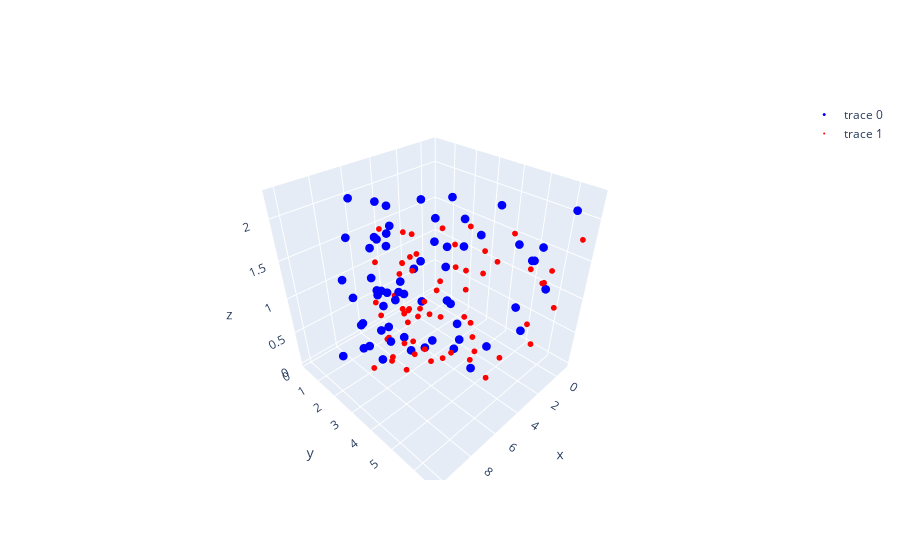

Notebook code cell kept with this figure:
### Code cell
index = 22

trajectory = data.get_trajectory_data()

image_points_0 = data.get_measurements_data_points(index)
pose_0 = v2T(np.array([trajectory[index][1], 0, trajectory[index][0], 0, trajectory[index][2], 0]))

image_points_1 = data.get_measurements_data_points(index+1)
pose_1 = v2T(np.array([trajectory[index+1][1], 0, trajectory[index+1][0], 0, trajectory[index+1][2], 0]))

print(f'Pose 0:\n{np.round(pose_0, 2)}')
print(f'Pose 1:\n{np.round(pose_1, 2)}')

matches = data_association_on_appearance(image_points_0, image_points_1)
image_points_0 = np.array(matches['points_1'])
image_points_1 = np.array(matches['points_2'])

fig, ax = plt.subplots()
ax.imshow(np.ones((480, 640, 3)))
ax.scatter([point[0] for point in image_points_0], [point[1] for point in image_points_0], color='green', marker='o')
ax.scatter([point[0] for point in image_points_1], [point[1] for point in image_points_1], color='red', marker='o')

for i in range(len(image_points_0)):
    x = [image_points_0[i][0], image_points_1[i][0]]
    y = [image_points_0[i][1], image_points_1[i][1]]
    ax.plot(x, y, color='blue')
plt.grid()
plt.show()

points_3D, points_3D_ = triangulate_points(image_points_0, image_points_1, pose_0, pose_1)
triangulated_points = {'position':points_3D, 'appearance':matches['appearance']}
triangulated_points_ = {'position':points_3D_, 'appearance':matches['appearance']}

gt_world_data = data.get_world_data()
matches = data_association_on_appearance(triangulated_points, gt_world_data)
triangulated_points = matches['points_1']
gt_world_points = matches['points_2']

matches_ = data_association_on_appearance(triangulated_points_, gt_world_data)
triangulated_points_ = matches_['points_1']


triangulated_points_hom = [np.append(point, 1) for point in triangulated_points]
triangulated_points_world = camera.get_camera_transform() @ np.array(triangulated_points_hom).T
triangulated_points_world = triangulated_points_world.T

triangulated_points_hom_ = [np.append(point, 1) for point in triangulated_points_]
triangulated_points_world_ = camera.get_camera_transform() @ np.array(triangulated_points_hom_).T
triangulated_points_world_ = triangulated_points_world_.T


fig = go.Figure()
x_coords = [point[0] for point in triangulated_points_world]  
y_coords = [point[1] for point in triangulated_points_world]
z_coords = [point[2] for point in triangulated_points_world]
fig.add_trace(go.Scatter3d(x=x_coords, y=y_coords, z=z_coords, mode='markers', marker=dict(size=3, color='blue')))

x_coords = [point[0] for point in triangulated_points_world_]  
y_coords = [point[1] for point in triangulated_points_world_]
z_coords = [point[2] for point in triangulated_points_world_]
#fig.add_trace(go.Scatter3d(x=x_coords, y=y_coords, z=z_coords, mode='markers', marker=dict(size=2, color='orange')))

x_coords_gt = [point[0] for point in gt_world_points]
y_coords_gt = [point[1] for point in gt_world_points]
z_coords_gt = [point[2] for point in gt_world_points]
fig.add_trace(go.Scatter3d(x=x_coords_gt, y=y_coords_gt, z=z_coords_gt, mode='markers', marker=dict(size=2, color='red')))

fig.show()

### Figure 1 — Plotly figure (JSON) as saved in the notebook; plotly's stock layout.template omitted (floating-point values rounded to 4 significant figures)
{"data": [{"marker": {"color": "blue", "size": 3}, "mode": "markers", "type": "scatter3d", "x": [9.131, 2.271, 0.6509, 6.272, 7.873, 3.243, 5.411, 6.575, 2.757, 7.603, 6.453, 3.55, 0.9084, 3.923, 5.466, 4.76, 5.52, 2.977, 5.088, 5.243, 0.08984, 7.364, 6.642, 2.334, 3.542, 2.124, 4.741, 7.041, 4.635, 7.422, 5.073, 7.548, 1.052, 1.883, -0.2583, 6.051, 4.193, 3.627, 7.623, 3.256, 7.195, 6.846, 4.975, 9.59, 7.481, 4.532, 7.095, 6.86, 7.778, 5.134, 6.32, 10.24, 0.3918, 4.422, 3.435, 3.129, 6.208, 5.513, 6.309, 4.955, 7.145, -0.8852, 1.361], "y": [2.837, 3.184, 4.057, 1.795, 1.437, 3.173, 4.942, 2.054, 3.565, 2.797, 2.556, 3.724, 5.439, 4.732, 1.121, 3.436, 2.966, 2.442, 4.779, 2.489, 5.874, 2.408, 1.041, 2.832, 2.061, 4.562, 0.9314, 1.081, 3.253, 2.427, 1.455, 1.559, 5.562, 5.488, 5.444, 4.847, 2.587, 3.343, 1.507, 4.513, 2.787, 2.077, 4.038, 2.559, 3.775, 1.455, 0.7315, 1.985, 2.551, 2.061, 2.233, 2.63, 5.414, 0.8877, 2.055, 1.786, 2.751, 1.947, 1.606, 0.189, 2.69, 6.169, 5.144], "z": [0.6961, 0.3078, 1.961, 2.114, 0.9933, 0.7824, 2.24, 0.8511, 0.1812, 1.3, 1.946, 0.1617, 0.4943, 0.1216, 1.52, 1.75, 1.412, 1.773, 1.908, 0.07859, 1.099, 1.152, 0.009788, 2.029, 0.5996, 0.2033, 0.6595, 2.122, 0.3348, 0.2016, 1.951, 0.605, 1.514, 0.9614, 1.553, 1.342, 0.01062, 1.584, 0.5754, 1.855, 0.5387, 1.783, 1.553, 1.586, 1.419, 0.739, 1.616, 1.091, 1.796, 0.1953, 1.656, 0.6819, 1.434, 1.485, 1.987, 1.121, 1.276, 0.8071, 0.3553, 0.7855, 0.7324, 2.038, 1.679]}, {"marker": {"color": "red", "size": 2}, "mode": "markers", "type": "scatter3d", "x": [8.418, 2.379, 0.9479, 5.905, 7.314, 3.236, 5.146, 6.172, 2.807, 7.076, 6.065, 3.506, 1.173, 3.835, 5.195, 4.573, 5.243, 3.002, 4.862, 5.001, 0.449, 6.866, 6.231, 2.434, 3.5, 2.248, 4.557, 6.581, 4.465, 6.917, 4.849, 7.028, 1.3, 2.033, 0.1424, 5.709, 4.073, 3.574, 7.094, 3.247, 6.718, 6.411, 4.762, 8.821, 6.968, 4.372, 6.629, 6.423, 7.23, 4.905, 5.948, 9.392, 0.717, 4.275, 3.405, 3.136, 5.849, 5.238, 5.939, 4.745, 6.674, -0.4128, 1.574], "y": [3.695, 4.006, 4.779, 2.78, 2.464, 3.996, 5.55, 3.01, 4.342, 3.662, 3.451, 4.48, 6.003, 5.376, 2.187, 4.229, 3.815, 3.351, 5.408, 3.398, 6.389, 3.32, 2.117, 3.696, 3.014, 5.224, 2.022, 2.151, 4.079, 3.336, 2.481, 2.572, 6.111, 6.046, 6.007, 5.466, 3.459, 4.146, 2.526, 5.178, 3.654, 3.029, 4.758, 3.45, 4.522, 2.484, 1.843, 2.948, 3.444, 3.021, 3.167, 3.511, 5.98, 1.982, 3.01, 2.773, 3.623, 2.917, 2.615, 1.366, 3.569, 6.649, 5.739], "z": [0.6125, 0.2713, 1.73, 1.863, 0.8747, 0.6895, 1.972, 0.7501, 0.1597, 1.145, 1.715, 0.1424, 0.4364, 0.1073, 1.34, 1.543, 1.245, 1.563, 1.68, 0.06936, 0.9703, 1.014, 0.008567, 1.788, 0.528, 0.1793, 0.5823, 1.869, 0.2963, 0.1775, 1.719, 0.5328, 1.336, 0.8489, 1.371, 1.181, 0.009249, 1.397, 0.5068, 1.635, 0.4746, 1.571, 1.369, 1.395, 1.249, 0.6524, 1.423, 0.9614, 1.581, 0.1725, 1.459, 0.5998, 1.266, 1.309, 1.751, 0.9879, 1.125, 0.7121, 0.3132, 0.6926, 0.6452, 1.8, 1.482]}], "layout": {}}
